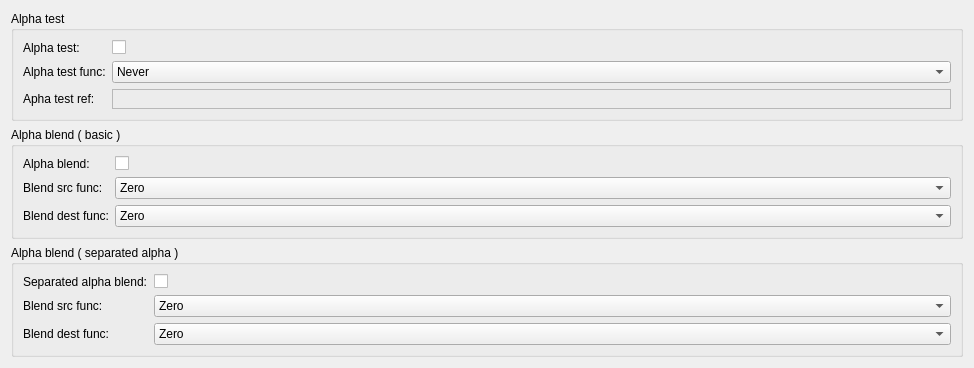
                 <widget class="QWidget" name="scrollAreaWidgetContents_3">
                  <property name="geometry">
                   <rect>
                    <x>0</x>
                    <y>0</y>
                    <width>974</width>
                    <height>360</height>
                   </rect>
                  </property>
                  <layout class="QVBoxLayout" name="verticalLayout_8">
                   <item>
                    <widget class="QGroupBox" name="alphaTestGroupBox">
                     <property name="title">
                      <string>Alpha test</string>
                     </property>
                     <layout class="QFormLayout" name="formLayout_2">
                      <item row="0" column="0">
                       <widget class="QLabel" name="label_2">
                        <property name="text">
                         <string>Alpha test:</string>
                        </property>
                       </widget>
                      </item>
                      <item row="2" column="0">
                       <widget class="QLabel" name="label_3">
                        <property name="text">
                         <string>Alpha test func:</string>
                        </property>
                       </widget>
                      </item>
                      <item row="3" column="0">
                       <widget class="QLabel" name="label_4">
                        <property name="text">
                         <string>Apha test ref:</string>
                        </property>
                       </widget>
                      </item>
                      <item row="0" column="1">
                       <widget class="QCheckBox" name="alphaTest">
                        <property name="text">
                         <string/>
                        </property>
                       </widget>
                      </item>
                      <item row="3" column="1">
                       <widget class="QFrame" name="alphaTestRefColor">
                        <property name="minimumSize">
                         <size>
                          <width>0</width>
                          <height>20</height>
                         </size>
                        </property>
                        <property name="maximumSize">
                         <size>
                          <width>16777215</width>
                          <height>20</height>
                         </size>
                        </property>
                        <property name="frameShape">
                         <enum>QFrame::StyledPanel</enum>
                        </property>
                        <property name="frameShadow">
                         <enum>QFrame::Sunken</enum>
                        </property>
                        <layout class="QVBoxLayout" name="verticalLayout_6">
                         <property name="spacing">
                          <number>0</number>
                         </property>
                         <property name="margin">
                          <number>0</number>
                         </property>
                        </layout>
                       </widget>
                      </item>
                      <item row="2" column="1">
                       <widget class="QComboBox" name="alphaTestFuncCombo">
                        <item>
                         <property name="text">
                          <string>Never</string>
                         </property>
                        </item>
                        <item>
                         <property name="text">
                          <string>Less ( &lt; )</string>
                         </property>
                        </item>
                        <item>
                         <property name="text">
                          <string>Equal ( == )</string>
                         </property>
                        </item>
                        <item>
                         <property name="text">
                          <string>LessEqual( &lt;= )</string>
                         </property>
                        </item>
                        <item>
                         <property name="text">
                          <string>Greater ( &gt; )</string>
                         </property>
                        </item>
                        <item>
                         <property name="text">
                          <string>NotEqual ( != )</string>
                         </property>
                        </item>
                        <item>
                         <property name="text">
                          <string>GreaterEqual ( &gt;= )</string>
                         </property>
                        </item>
                        <item>
                         <property name="text">
                          <string>Always</string>
                         </property>
                        </item>
                       </widget>
                      </item>
                     </layout>
                    </widget>
                   </item>
                   <item>
                    <widget class="QGroupBox" name="alphaBlendGroupBox">
                     <property name="title">
                      <string>Alpha blend ( basic )</string>
                     </property>
                     <layout class="QFormLayout" name="formLayout_3">
                      <property name="fieldGrowthPolicy">
                       <enum>QFormLayout::AllNonFixedFieldsGrow</enum>
                      </property>
                      <item row="0" column="0">
                       <widget class="QLabel" name="label_5">
                        <property name="text">
                         <string>Alpha blend:</string>
                        </property>
                       </widget>
                      </item>
                      <item row="0" column="1">
                       <widget class="QCheckBox" name="useAlphaBlend">
                        <property name="text">
                         <string/>
                        </property>
                       </widget>
                      </item>
                      <item row="2" column="0">
                       <widget class="QLabel" name="label_6">
                        <property name="text">
                         <string>Blend src func:</string>
                        </property>
                       </widget>
                      </item>
                      <item row="2" column="1">
                       <widget class="QComboBox" name="blendSrcFuncCombo">
                        <item>
                         <property name="text">
                          <string>Zero</string>
                         </property>
                        </item>
                        <item>
                         <property name="text">
                          <string>One</string>
                         </property>
                        </item>
                        <item>
                         <property name="text">
                          <string>SrcColor</string>
                         </property>
                        </item>
                        <item>
                         <property name="text">
                          <string>InvSrcColor</string>
                         </property>
                        </item>
                        <item>
                         <property name="text">
                          <string>SrcAlpha</string>
                         </property>
                        </item>
                        <item>
                         <property name="text">
                          <string>InvSrcAlpha</string>
                         </property>
                        </item>
                        <item>
                         <property name="text">
                          <string>DestAlpha</string>
                         </property>
                        </item>
                        <item>
                         <property name="text">
                          <string>InvDestAlpha</string>
                         </property>
                        </item>
                        <item>
                         <property name="text">
                          <string>DestColor</string>
                         </property>
                        </item>
                        <item>
                         <property name="text">
                          <string>InvDestColor</string>
                         </property>
                        </item>
                        <item>
                         <property name="text">
                          <string>SrcAlphaSat</string>
                         </property>
                        </item>
                        <item>
                         <property name="text">
                          <string>BothSrcAlpha</string>
                         </property>
                        </item>
                        <item>
                         <property name="text">
                          <string>BothInvSrcAlpha</string>
                         </property>
                        </item>
                        <item>
                         <property name="text">
                          <string>BlendFactor</string>
                         </property>
                        </item>
                        <item>
                         <property name="text">
                          <string>InvBlendFactor</string>
                         </property>
                        </item>
                        <item>
                         <property name="text">
                          <string>SrcColor2</string>
                         </property>
                        </item>
                        <item>
                         <property name="text">
                          <string>InvSrcColor2</string>
                         </property>
                        </item>
                       </widget>
                      </item>
                      <item row="3" column="0">
                       <widget class="QLabel" name="label_7">
                        <property name="text">
                         <string>Blend dest func:</string>
                        </property>
                       </widget>
                      </item>
                      <item row="3" column="1">
                       <widget class="QComboBox" name="blendDestFuncCombo">
                        <item>
                         <property name="text">
                          <string>Zero</string>
                         </property>
                        </item>
                        <item>
                         <property name="text">
                          <string>One</string>
                         </property>
                        </item>
                        <item>
                         <property name="text">
                          <string>SrcColor</string>
                         </property>
                        </item>
                        <item>
                         <property name="text">
                          <string>InvSrcColor</string>
                         </property>
                        </item>
                        <item>
                         <property name="text">
                          <string>SrcAlpha</string>
                         </property>
                        </item>
                        <item>
                         <property name="text">
                          <string>InvSrcAlpha</string>
                         </property>
                        </item>
                        <item>
                         <property name="text">
                          <string>DestAlpha</string>
                         </property>
                        </item>
                        <item>
                         <property name="text">
                          <string>InvDestAlpha</string>
                         </property>
                        </item>
                        <item>
                         <property name="text">
                          <string>DestColor</string>
                         </property>
                        </item>
                        <item>
                         <property name="text">
                          <string>InvDestColor</string>
                         </property>
                        </item>
                        <item>
                         <property name="text">
                          <string>SrcAlphaSat</string>
                         </property>
                        </item>
                        <item>
                         <property name="text">
                          <string>BothSrcAlpha</string>
                         </property>
                        </item>
                        <item>
                         <property name="text">
                          <string>BothInvSrcAlpha</string>
                         </property>
                        </item>
                        <item>
                         <property name="text">
                          <string>BlendFactor</string>
                         </property>
                        </item>
                        <item>
                         <property name="text">
                          <string>InvBlendFactor</string>
                         </property>
                        </item>
                        <item>
                         <property name="text">
                          <string>SrcColor2</string>
                         </property>
                        </item>
                        <item>
                         <property name="text">
                          <string>InvSrcColor2</string>
                         </property>
                        </item>
                       </widget>
                      </item>
                     </layout>
                    </widget>
                   </item>
                   <item>
                    <widget class="QGroupBox" name="separatedAlphaBlendGroupBox">
                     <property name="title">
                      <string>Alpha blend ( separated alpha )</string>
                     </property>
                     <layout class="QFormLayout" name="formLayout_4">
                      <property name="fieldGrowthPolicy">
                       <enum>QFormLayout::AllNonFixedFieldsGrow</enum>
                      </property>
                      <item row="3" column="0">
                       <widget class="QLabel" name="label_8">
                        <property name="text">
                         <string>Separated alpha blend:</string>
                        </property>
                       </widget>
                      </item>
                      <item row="3" column="1">
                       <widget class="QCheckBox" name="useSeparatedAlphaBlending">
                        <property name="text">
                         <string/>
                        </property>
                       </widget>
                      </item>
                      <item row="5" column="0">
                       <widget class="QLabel" name="label_9">
                        <property name="text">
                         <string>Blend src func:</string>
                        </property>
                       </widget>
                      </item>
                      <item row="5" column="1">
                       <widget class="QComboBox" name="alphaBlendSrcFuncCombo">
                        <item>
                         <property name="text">
                          <string>Zero</string>
                         </property>
                        </item>
                        <item>
                         <property name="text">
                          <string>One</string>
                         </property>
                        </item>
                        <item>
                         <property name="text">
                          <string>SrcColor</string>
                         </property>
                        </item>
                        <item>
                         <property name="text">
                          <string>InvSrcColor</string>
                         </property>
                        </item>
                        <item>
                         <property name="text">
                          <string>SrcAlpha</string>
                         </property>
                        </item>
                        <item>
                         <property name="text">
                          <string>InvSrcAlpha</string>
                         </property>
                        </item>
                        <item>
                         <property name="text">
                          <string>DestAlpha</string>
                         </property>
                        </item>
                        <item>
                         <property name="text">
                          <string>InvDestAlpha</string>
                         </property>
                        </item>
                        <item>
                         <property name="text">
                          <string>DestColor</string>
                         </property>
                        </item>
                        <item>
                         <property name="text">
                          <string>InvDestColor</string>
                         </property>
                        </item>
                        <item>
                         <property name="text">
                          <string>SrcAlphaSat</string>
                         </property>
                        </item>
                        <item>
                         <property name="text">
                          <string>BothSrcAlpha</string>
                         </property>
                        </item>
                        <item>
                         <property name="text">
                          <string>BothInvSrcAlpha</string>
                         </property>
                        </item>
                        <item>
                         <property name="text">
                          <string>BlendFactor</string>
                         </property>
                        </item>
                        <item>
                         <property name="text">
                          <string>InvBlendFactor</string>
                         </property>
                        </item>
                        <item>
                         <property name="text">
                          <string>SrcColor2</string>
                         </property>
                        </item>
                        <item>
                         <property name="text">
                          <string>InvSrcColor2</string>
                         </property>
                        </item>
                       </widget>
                      </item>
                      <item row="6" column="0">
                       <widget class="QLabel" name="label_10">
                        <property name="text">
                         <string>Blend dest func:</string>
                        </property>
                       </widget>
                      </item>
                      <item row="6" column="1">
                       <widget class="QComboBox" name="alphaBlendDestFuncCombo">
                        <item>
                         <property name="text">
                          <string>Zero</string>
                         </property>
                        </item>
                        <item>
                         <property name="text">
                          <string>One</string>
                         </property>
                        </item>
                        <item>
                         <property name="text">
                          <string>SrcColor</string>
                         </property>
                        </item>
                        <item>
                         <property name="text">
                          <string>InvSrcColor</string>
                         </property>
                        </item>
                        <item>
                         <property name="text">
                          <string>SrcAlpha</string>
                         </property>
                        </item>
                        <item>
                         <property name="text">
                          <string>InvSrcAlpha</string>
                         </property>
                        </item>
                        <item>
                         <property name="text">
                          <string>DestAlpha</string>
                         </property>
                        </item>
                        <item>
                         <property name="text">
                          <string>InvDestAlpha</string>
                         </property>
                        </item>
                        <item>
                         <property name="text">
                          <string>DestColor</string>
                         </property>
                        </item>
                        <item>
                         <property name="text">
                          <string>InvDestColor</string>
                         </property>
                        </item>
                        <item>
                         <property name="text">
                          <string>SrcAlphaSat</string>
                         </property>
                        </item>
                        <item>
                         <property name="text">
                          <string>BothSrcAlpha</string>
                         </property>
                        </item>
                        <item>
                         <property name="text">
                          <string>BothInvSrcAlpha</string>
                         </property>
                        </item>
                        <item>
                         <property name="text">
                          <string>BlendFactor</string>
                         </property>
                        </item>
                        <item>
                         <property name="text">
                          <string>InvBlendFactor</string>
                         </property>
                        </item>
                        <item>
                         <property name="text">
                          <string>SrcColor2</string>
                         </property>
                        </item>
                        <item>
                         <property name="text">
                          <string>InvSrcColor2</string>
                         </property>
                        </item>
                       </widget>
                      </item>
                     </layout>
                    </widget>
                   </item>
                  </layout>
                 </widget>
